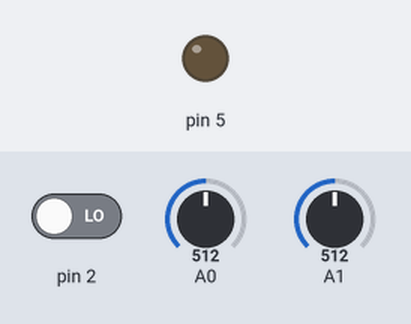
Bench run of a sketch on a simulated Arduino Uno, built with avr-gcc and run on an emulated ATmega328P. Shown: output pins drawn as LEDs (lit = HIGH). Dashed ring = blinking. Inputs (shaded band) come from the test bench; at power-on: pin 2 LOW, A1 = 512, A0 = 512.

Above: at 1.2 s.
1.3 s: pin 2 driven HIGH
At 1.7 s:
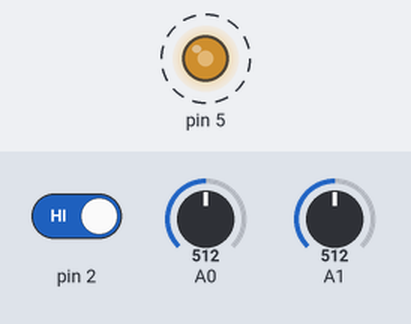
4.3 s: A1 set to 0
5.9 s: A1 set to 122
At 6.2 s:
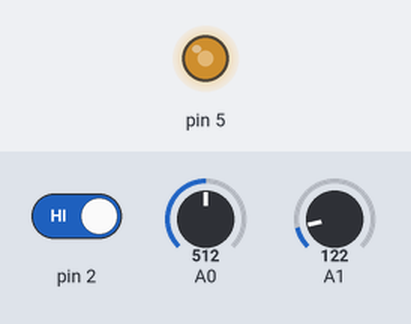
8.9 s: A0 set to 716
11.9 s: A0 set to 0
At 11.9 s:
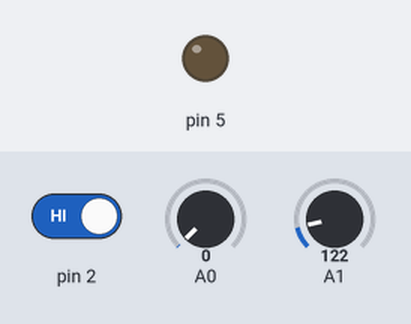
Timing chart, 0 to 14.4 s (numbered marks = the images above; inputs shaded):
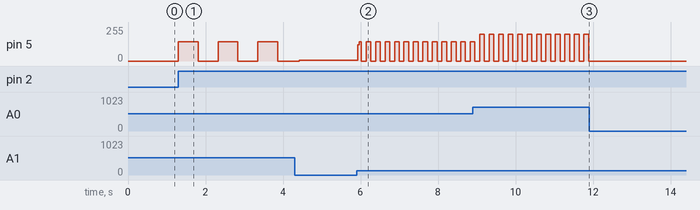

Measured:
- after the input at 1.3 s, pin 5: alternates 145/255 for 0.51 s and 0/255 for 0.51 s, starting at once
- after the input at 5.9 s, pin 5: 6/255 → 122/255 at once, then moves between 0/255 and 145/255, repeating every 0.98 s
- after the input at 11.9 s, pin 5: stops changing and stays 0/255

The sketch:

alarma_modificable.ino
```cpp
// Modificant val es canvia el to de l'altaveu
// Modificant Time es canvia la freqüenca de la alarma


void setup () {
  pinMode(2, INPUT);
  pinMode(A0, INPUT );

  pinMode(5, OUTPUT);

}
void loop () {
  int val = analogRead(A0);
  int time = analogRead(A1);
  val = map(val,0,900,0,255);

if(digitalRead(2)){
  analogWrite(5, val );
 delay (time);
 analogWrite(5, 0 );
delay (time);


} else{
   digitalWrite(5, LOW);


}

}
//minim de cada programa
```
